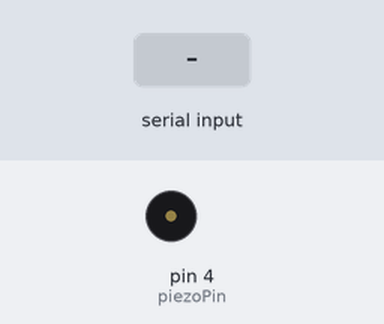
A sketch run on a simulated Arduino Uno, built with avr-gcc and run on an emulated ATmega328P. On the bench: buzzer (waves = sounding). Inputs (shaded band) come from the test bench. What the sketch prints to the serial monitor is not drawn.

Above: at 1.2 s.
1.3 s: "4" received over Serial
At 1.4 s:
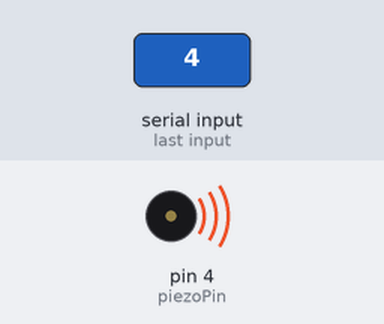
Timing chart, 0 to 4.3 s (numbered marks = the images above; inputs shaded):
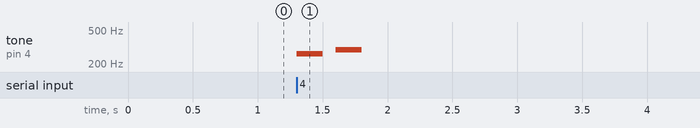

The sketch:

RC_bluetooth_piezo.ino
```cpp
#define C 262   // 도
#define D 294   // 레

int piezoPin = 4;
int tempo = 200;
int notes[2] = {C,D};

void setup() {
  Serial.begin(9600);
  pinMode(piezoPin, OUTPUT);
}

void loop() {
  char inputSignal = Serial.read();

  if(Serial.available()){
    Serial.write(inputSignal);
  }

  if(inputSignal=='4'){
    for(int i=0; i<2; i++){
      tone(piezoPin, notes[i], tempo);
      delay(300);
    }
  }
}
```

Measured:
- after the input at 1.3 s, tone on pin 4 (piezoPin): silent → 262 Hz at once, → silent 0.20 s later, → 294 Hz 0.10 s later, → silent 0.20 s later
